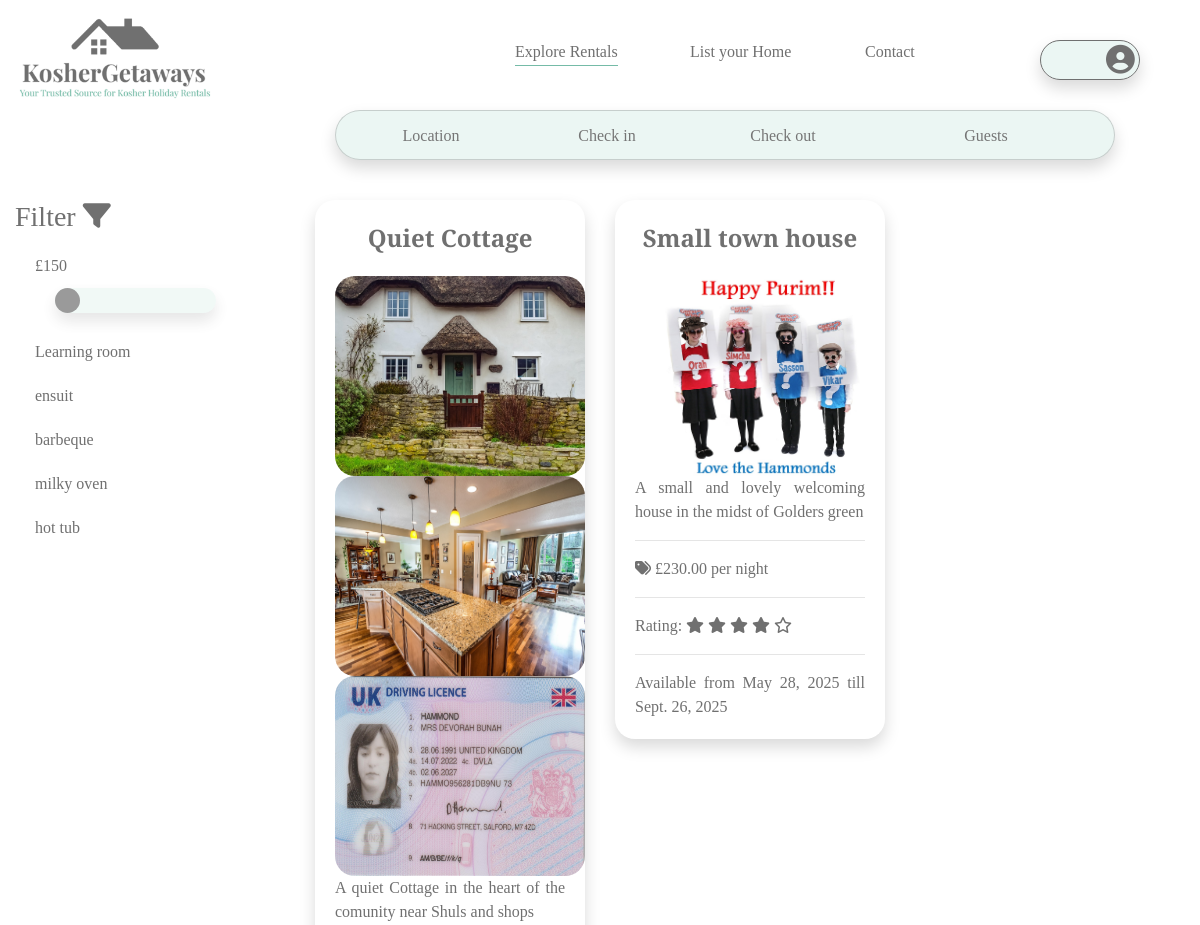
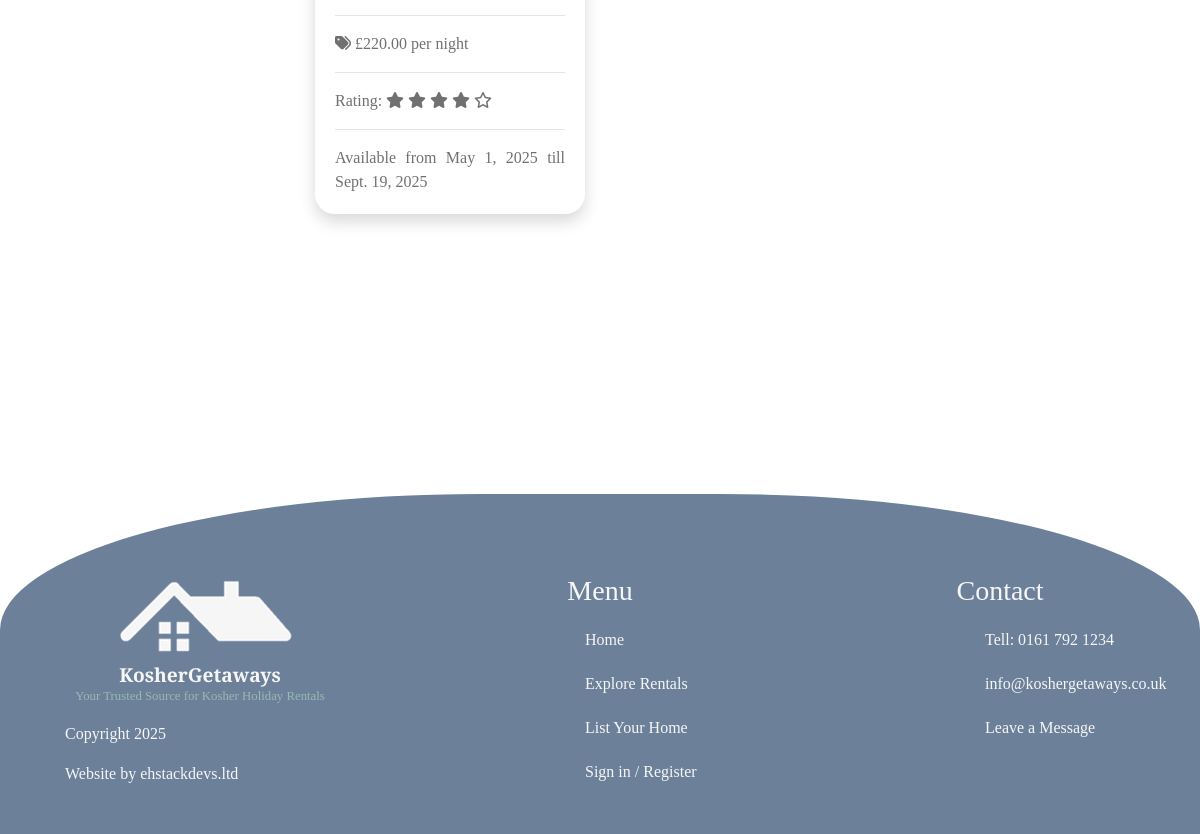
The page /rentals/ on the database its author committed (2 pictures, top to bottom).
### rentals/models.py (models this page shows, shortened)
class Rentals(models.Model):
    class Meta:
        verbose_name_plural = "Rentals"
    location = models.ForeignKey('Location', null=True, blank=True,
                                 on_delete=models.SET_NULL)
    name = models.CharField(max_length=254)
    description = models.TextField()
    mini_description = models.TextField(max_length=100)
    price = models.DecimalField(max_digits=6, decimal_places=2)
    available_from = models.DateField()
    available_till = models.DateField()
    rating = models.IntegerField(default=1,
                                 choices=((i, i) for i in range(1, 6)))
    review = models.TextField(max_length=600, null=True, blank=True)
    def __str__(self):
        return self.name

class Image(models.Model):
    name = models.ForeignKey('Rentals', null=True, blank=True,
                             on_delete=models.CASCADE, related_name='images')
    image = models.ImageField(null=True, blank=True)

### rentals/views.py (the view)
# urls.py: path('rentals/', include('rentals.urls')),
def rentals(request):
    rentals = Rentals.objects.prefetch_related('images').all()
    context = {
        "rentals": rentals,
        }
    return render(request, 'rentals/rentals.html', context)

### rentals/templates/rentals/rentals.html (shortened to what this page needs)
{% extends "filters.html" %}
{% load static %}
{% block extra_class%} active{% endblock %}
{% block content%}
<div class="container-fluid">
    <div class="row">
        <div class="col-3">
            <aside class="filters">
                <h3>Filter <i class="fa-solid fa-filter"></i></h3>
                <div>
                    <ul>
                        <li>
                            <div class="slidecontainer">
                                <label for="myRange">£150</label>
                                <input type="range" min="50" max="1000" value="20" class="slider shadow" id="myRange">
                            </div>
                        </li>
                        <li>Learning room</li>
                        <li>ensuit</li>
                        <li>barbeque</li>
                        <li>milky oven</li>
                        <li>hot tub</li>
                    </ul>
                </div>
            </aside>
        </div>
        <div class="col-9">
            <div class="row">
                {% for r in rentals %}
                <div class="col-4">
                    <div class="rental-display-box shadow">
                        <div class="rental-header">{{ r.name }}</div>
                        <a href="{% url 'rental_detail' r.id %}">
                            {% for i in r.images.all %}
                            <img src="{{ i.image.url }}" alt="{{ i.name }}" class="featured-image">
                            {% endfor %}
                        </a>
                        <div class="description">{{ r.mini_description }}</div>
                         <hr>
                        <div class="price">
                            <i class="fa-solid fa-tags"></i>
                            £{{ r.price }} per night
                        </div>
                        <hr>
                        <div class="rating">
                        Rating:
                        {% if r.rating == 1 %}
                            <i class="fa-solid fa-star"></i>
                            <i class="fa-regular fa-star"></i>
                            <i class="fa-regular fa-star"></i>
                            <i class="fa-regular fa-star"></i>
                            <i class="fa-regular fa-star"></i>
                        {% elif r.rating == 2 %}
                            <i class="fa-solid fa-star"></i>
                            <i class="fa-solid fa-star"></i>
                            <i class="fa-regular fa-star"></i>
                            <i class="fa-regular fa-star"></i>
                            <i class="fa-regular fa-star"></i>
                        {% elif r.rating == 3 %}
                            <i class="fa-solid fa-star"></i>
                            <i class="fa-solid fa-star"></i>
                            <i class="fa-solid fa-star"></i>
                            <i class="fa-regular fa-star"></i>
                            <i class="fa-regular fa-star"></i>
                        {% elif r.rating == 4 %}
                            <i class="fa-solid fa-star"></i>
                            <i class="fa-solid fa-star"></i>
                            <i class="fa-solid fa-star"></i>
                            <i class="fa-solid fa-star"></i>
                            <i class="fa-regular fa-star"></i>
                        {% else %}
                            <i class="fa-solid fa-star"></i>
                            <i class="fa-solid fa-star"></i>
                            <i class="fa-solid fa-star"></i>
                            <i class="fa-solid fa-star"></i>
                            <i class="fa-solid fa-star"></i>
                        {% endif %}
                    </div>
                        <hr>
                        <div class="availability">
                            Available from {{ r.available_from}}
                            till {{ r.available_till }}
                        </div>
                    </div>
                </div>
                {% endfor %}
            </div>
        </div>
    </div>
</div>
{% endblock %}

### static/css/base.css (style rules this page uses)
:root { --main-font:Playfair Display; --main-text-color:#707070; --main-background-color:rgba(117, 187, 167, 0.14); }
ul { padding:0; }
li { margin:20px; list-style-type:none; }
input { border: none; outline: none; background-color: transparent; height:45px; margin:2px; border-radius: 25px; text-align: center; margin-left: 20px; }
.featured-image { width:250px; height:200px; align-items: center; border-radius: 20px; }
.rental-display-box { padding:20px; border-radius: 20px; }
.rental-header { font-family: var(--main-font); font-size: 1.5rem; font-weight: 700; text-align: center; color:var(--main-text-color); padding-bottom: 20px; }
.description, .price, .rating, .availability, .filters { color:var(--main-text-color); font-family: var(--main-font); text-align: justify; }
.slidecontainer { width: 70%; }
.slider { -webkit-appearance: none; appearance: none; width: 100%; height: 25px; background: var(--main-background-color); outline: none; opacity: 0.7; -webkit-transition: .2s; transition: opacity .2s; }

### rows shown on the page
Rentals: name "Quiet Cottage", mini_description "A quiet Cottage in the heart of the comunity near Shuls and shops", price "220.00", rating 4 (drawn), available_from "May 1, 2025", available_till "Sept. 19, 2025"
Image: image (picture)
Image: image (picture)
Image: image (picture)
Rentals: name "Small town house", mini_description "A small and lovely welcoming house in the midst of Golders green", price "230.00", rating 4 (drawn), available_from "May 28, 2025", available_till "Sept. 26, 2025"
Image: image (picture)
